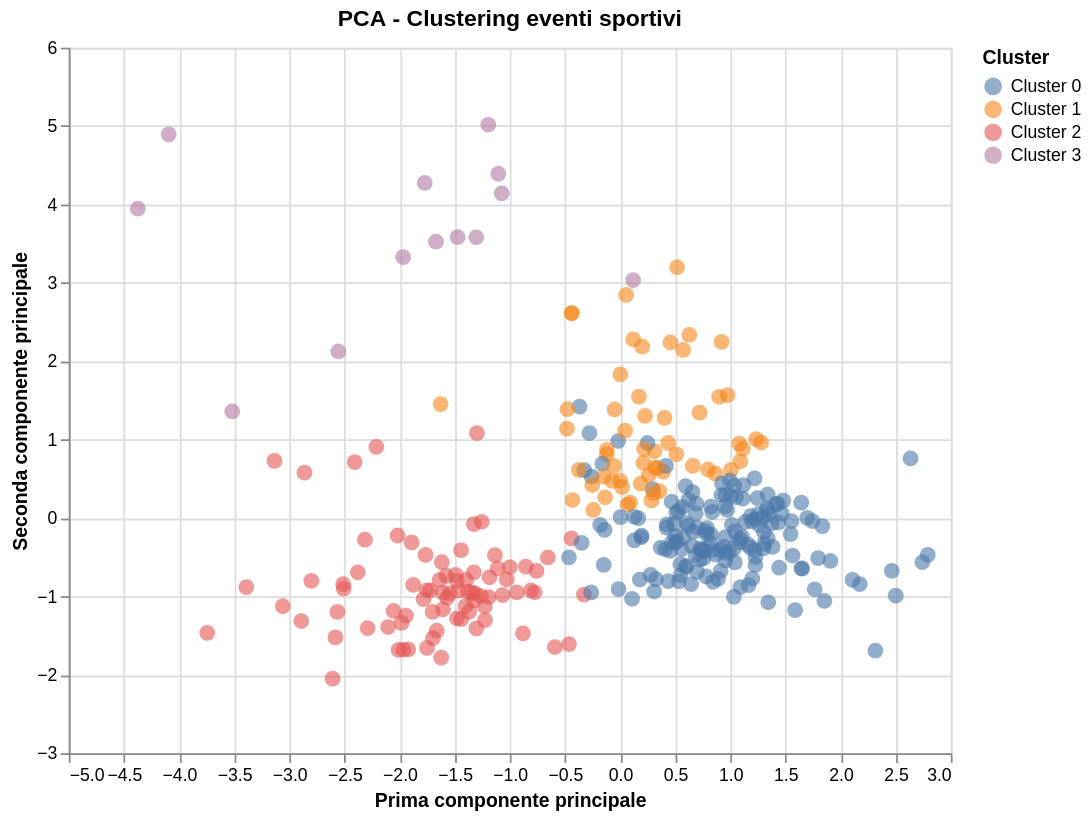

Notebook code cell kept with this figure:
### Code cell
#PCA per visualizzare i cluster
pca = PCA(n_components=2)
X_pca = pca.fit_transform(X_scaled)

df_pca = pd.DataFrame(X_pca, columns =['PC1', 'PC2'])
df_pca['cluster'] = ['Cluster ' + str(c) for c in df_event_profile['cluster_k4'].values]
df_pca['event'] = df_event_profile['event'].values

alt.Chart(df_pca).mark_circle(size=80, opacity=0.6).encode(
    x = alt.X('PC1:Q', title ='Prima componente principale'),
    y = alt.Y('PC2:Q', title='Seconda componente principale'),
    color=alt.Color('cluster:N', title='Cluster', scale=color_scale),
    tooltip=['event', 'cluster']
).properties(
    width=500,
    height=400,
    title='PCA - Clustering eventi sportivi'
).interactive()

### Figure 1 — Vega-Lite specification as saved in the notebook (floating-point values rounded to 4 significant figures; data arrays with more than 128 entries replaced by an {"elided": "..."} marker saying what was removed)
{"config": {"view": {"continuousWidth": 300, "continuousHeight": 300}}, "data": {"name": "data-40f575f9a4ad254b6584bad5366e10b9"}, "mark": {"type": "circle", "opacity": 0.6, "size": 80}, "encoding": {"color": {"field": "cluster", "scale": {"domain": ["Cluster 0", "Cluster 1", "Cluster 2", "Cluster 3"], "range": ["#4c78a8", "#f58518", "#e45756", "#b279a2"]}, "title": "Cluster", "type": "nominal"}, "tooltip": [{"field": "event", "type": "nominal"}, {"field": "cluster", "type": "nominal"}], "x": {"field": "PC1", "title": "Prima componente principale", "type": "quantitative"}, "y": {"field": "PC2", "title": "Seconda componente principale", "type": "quantitative"}}, "height": 400, "params": [{"name": "param_15", "select": {"type": "interval", "encodings": ["x", "y"]}, "bind": "scales"}], "title": "PCA - Clustering eventi sportivi", "width": 500, "$schema": "https://vega.github.io/schema/vega-lite/v5.20.1.json", "datasets": {"data-40f575f9a4ad254b6584bad5366e10b9": {"elided": "315 records"}}}
